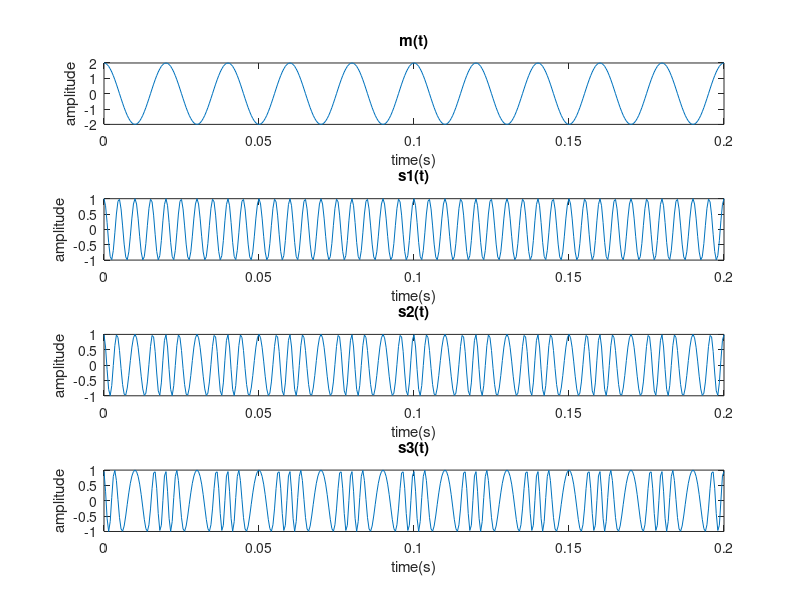
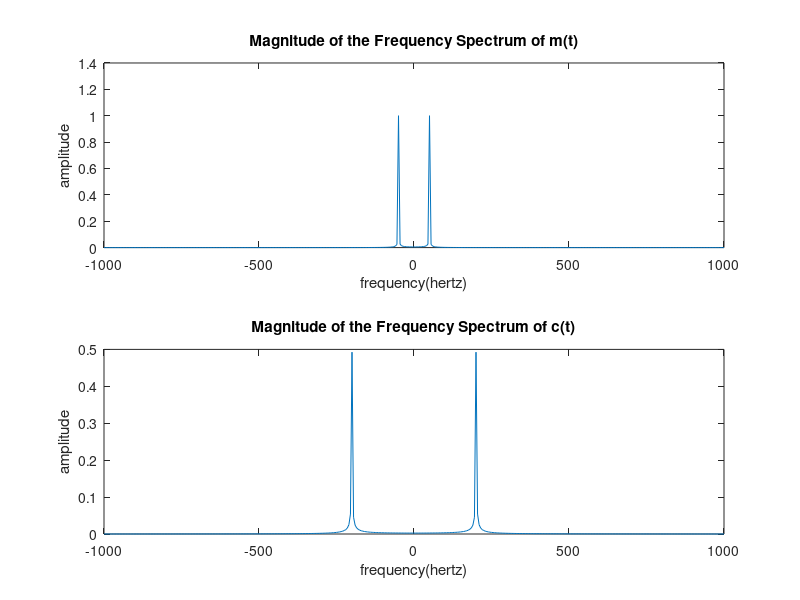
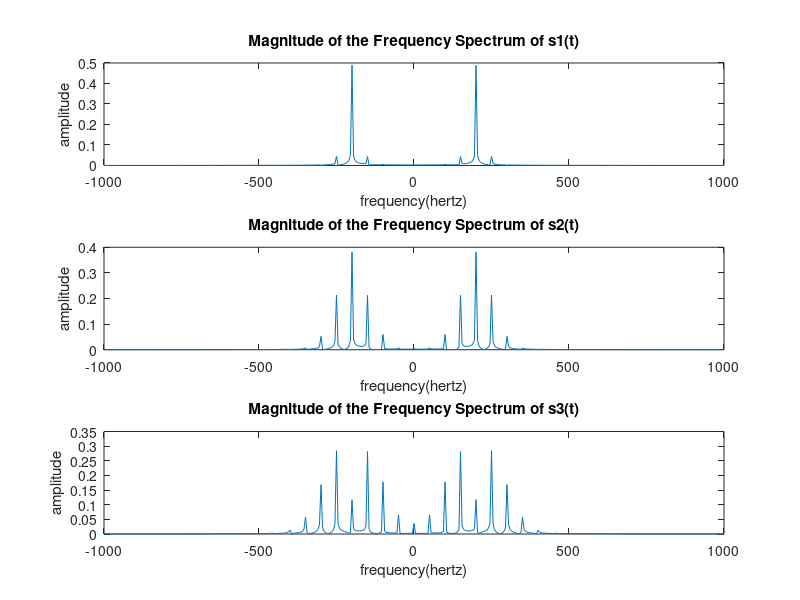

Write the MATLAB code that produced these figures, in order. (Note: this script raises an error after producing the figures.)

%part2.1
% a
Fs=2000; time=1/Fs; t=0:time:0.2;
Fm=50; Fc=200; Ac=1; Am=2;
%b
c_t=Ac*cos(t*2*pi*Fc);
%c
m_t=Am*cos(2*pi*Fm*t);
%d
kf=[5,25,50];
s1t=Ac*cos(2*pi*Fc*t+ 2*pi*kf(1)*cumsum(m_t)*time);
s2t=Ac*cos(2*pi*Fc*t+ 2*pi*kf(2)*cumsum(m_t)*time);
s3t=Ac*cos(2*pi*Fc*t+ 2*pi*kf(3)*cumsum(m_t)*time);

%e
figure
subplot(4,1,1);
plot(t,m_t);
title('m(t)');
xlabel('time(s)');
ylabel('amplitude');
subplot(4,1,2);
plot(t,s1t);
title('s1(t)');
xlabel('time(s)');
ylabel('amplitude');
subplot(4,1,3);
plot(t,s2t);
title('s2(t)');
xlabel('time(s)');
ylabel('amplitude');
subplot(4,1,4);
plot(t,s3t);
title('s3(t)');
xlabel('time(s)');
ylabel('amplitude');

%f
%yorum

%2.2 Signals in Frequency Domain
%a
N=length(m_t);
fs=linspace(Fs/2,-Fs/2,N);

mt_f1=fft(m_t,N)/N;  
mt_f1=fftshift(mt_f1);

ct_f1=fft(c_t,N)/N;  
ct_f1=fftshift(ct_f1);

st_f1=fft(s1t,N)/N;  
st_f1=fftshift(st_f1);

st_f2=fft(s2t,N)/N;  
st_f2=fftshift(st_f2);

st_f3=fft(s3t,N)/N;  
st_f3=fftshift(st_f3);
%b
figure
subplot(2,1,1);
plot(fs,abs(mt_f1));
title('Magnitude of the Frequency Spectrum of m(t)');
xlabel('frequency(hertz)');
ylabel('amplitude');
subplot(2,1,2);
plot(fs,abs(ct_f1));
title('Magnitude of the Frequency Spectrum of c(t)');
xlabel('frequency(hertz)');
ylabel('amplitude');

%c
figure
subplot(3,1,1);
plot(fs,abs(st_f1));
title('Magnitude of the Frequency Spectrum of s1(t)');
xlabel('frequency(hertz)');
ylabel('amplitude');
subplot(3,1,2);
plot(fs,abs(st_f2));
title('Magnitude of the Frequency Spectrum of s2(t)');
xlabel('frequency(hertz)');
ylabel('amplitude');
subplot(3,1,3);
plot(fs,abs(st_f3));
title('Magnitude of the Frequency Spectrum of s3(t)');
xlabel('frequency(hertz)');
ylabel('amplitude');
%d
%comment

%Part2.3 Demodulation
%part a
freqdev1=kf(1)*Am;
freqdev2=kf(2)*Am;
freqdev3=kf(3)*Am;
demod1 = Am*fmdemod(s1t,Fc,Fs,freqdev1);
demod2 = Am*fmdemod(s2t,Fc,Fs,freqdev2);
demod3 = Am*fmdemod(s3t,Fc,Fs,freqdev3);

%partb
figure
subplot(3,1,1);
of=plot(t,demod1);
hold on;
puf=plot(t,m_t);
legend([of,puf],'Demod 1','M(t)');
title('demodulated s1(t)');
xlabel('time(s)');
ylabel('amplitude');
subplot(3,1,2);
huf=plot(t,demod2);
hold on;
cuf=plot(t,m_t);
legend([huf,cuf],'Demod 2','M(t)');
title('demodulated s2(t)');
xlabel('time(s)');
ylabel('amplitude');
subplot(3,1,3);
duf=plot(t,demod3);
hold on;
kuf=plot(t,m_t);
legend([duf,kuf],'Demod 3','M(t)');
title('demodulated s3(t)');
xlabel('time(s)');
ylabel('amplitude');

